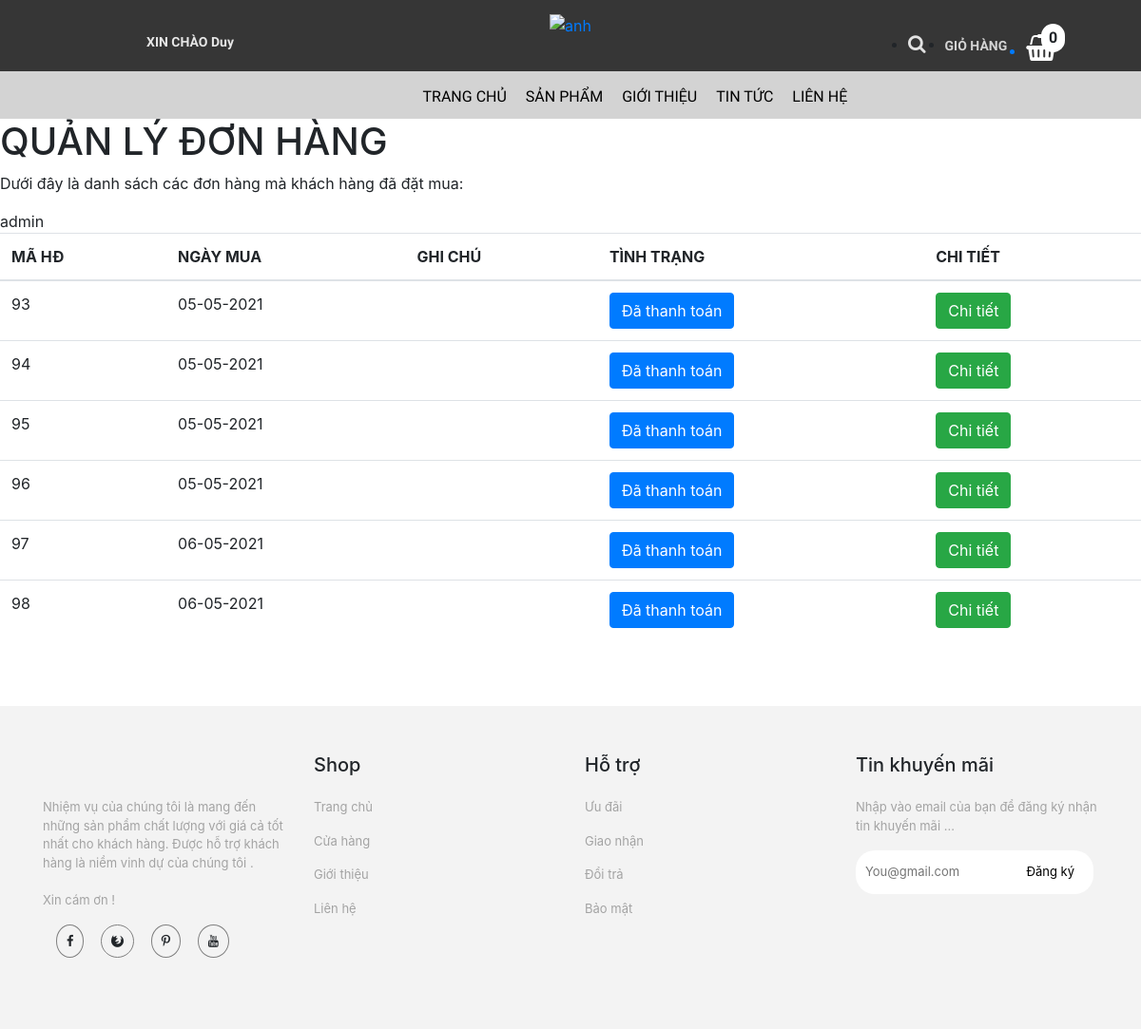
/trang-chinh/lichsu.php (signed in), run on an earlier commit of the app's database.
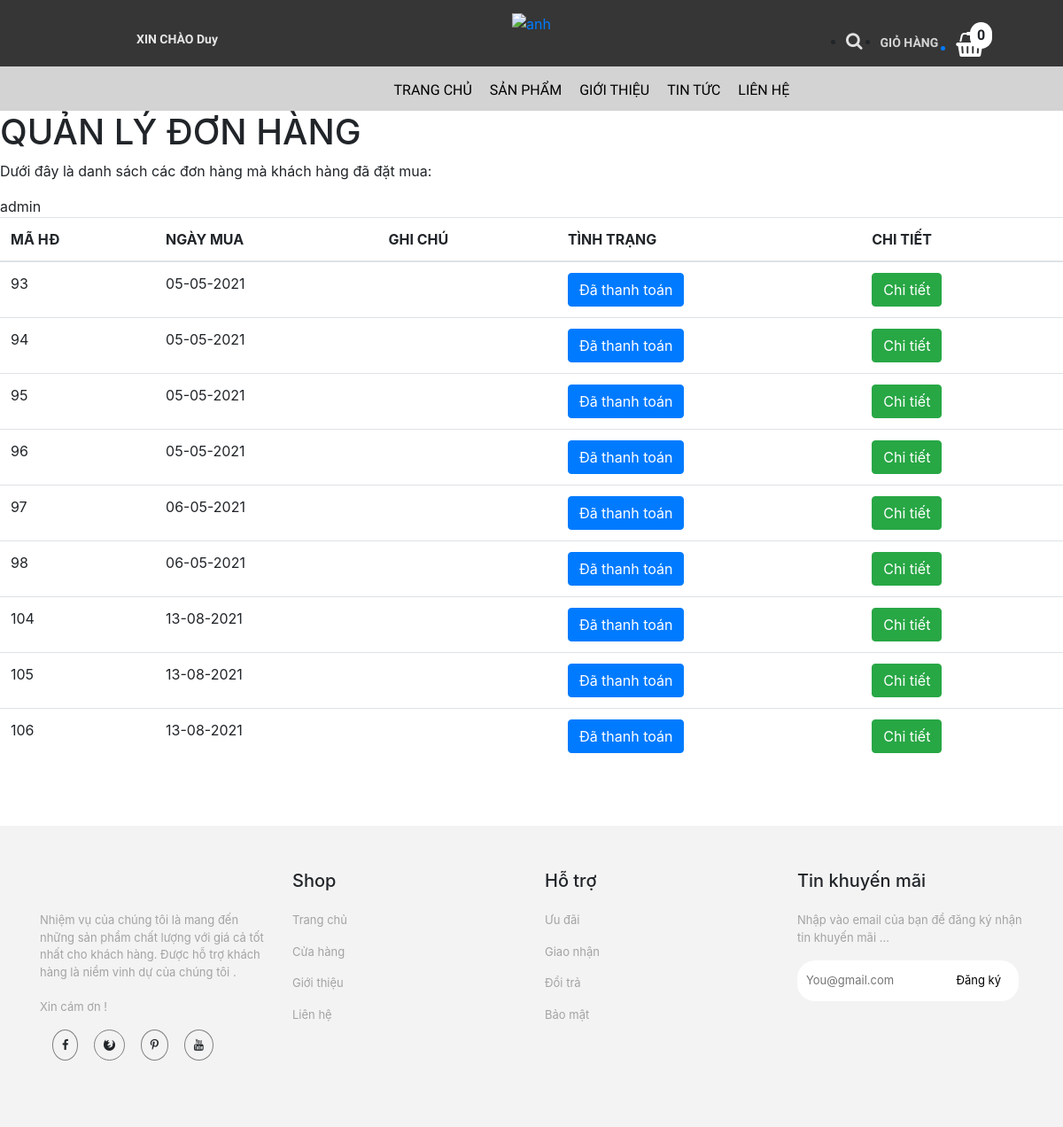
And on a later commit of the database.
### tables this page shows
CREATE TABLE `hoa_don` (
  `ma_hd` int(11) NOT NULL,
  `ngay_mua` varchar(20) NOT NULL,
  `ghi_chu` varchar(50) NOT NULL,
  `tinh_trang` varchar(20) NOT NULL DEFAULT '0',
  `ma_kh` varchar(50) NOT NULL
);

### trang-chinh/dao/pdo.php (called while the page is built, shortened)
<?php
    function pdo_get_connection(){
        $pdo = new PDO("mysql:host=localhost;dbname=bigshoes",'root','');
        $pdo->setAttribute(PDO::ATTR_ERRMODE, PDO::ERRMODE_EXCEPTION);
        return $pdo;
    }
    function pdo_query($sql){
        $sql_args = array_slice(func_get_args(),1);
        try{
            $conn = pdo_get_connection();
            $stmt = $conn ->prepare($sql);
            $stmt -> execute($sql_args);
            $rows = $stmt -> fetchAll();
            return $rows;
        }catch(PDOException $e){
            throw $e;
        }finally{
            unset($conn);
        }
    }
    ?>

### trang-chinh/dao/hoa-don.php (called while the page is built, shortened)
<?php
    require_once ('pdo.php');
    function hoa_don_select_by_makh($ma_kh){
        $sql = "SELECT * FROM hoa_don WHERE ma_kh=?";
        return pdo_query($sql,$ma_kh);
    }
?>

### trang-chinh/lichsu.php (the view, shortened to what the changed rows need)
<!DOCTYPE html>
<html lang="en">
<head>
    <link rel="stylesheet" href="https://maxcdn.bootstrapcdn.com/bootstrap/4.0.0/css/bootstrap.min.css">
    <link rel="stylesheet" href="../../bigshoes/css/lien-he/products.css">
    <link rel="stylesheet" href="../../bigshoes/css/chi-tiet-sp/products.css">
    <link rel="stylesheet" href="../../bigshoes/css/chi-tiet-sp/plugin/css/owl.carousel.min.css">
    <link rel="stylesheet" href="../../bigshoes/css/chi-tiet-sp/plugin/css/owl.theme.default.min.css">
    <link rel="stylesheet" href="https://cdnjs.cloudflare.com/ajax/libs/font-awesome/4.7.0/css/font-awesome.min.css">
</head>
<body>
        <div id="page-wrapper">
		  <div class="header">
                        <div class="page-header">
                            <h1>QUẢN LÝ ĐƠN HÀNG</h1>
                            <?php
                                require_once ('../trang-chinh/dao/hoa-don.php');
                                extract($_REQUEST);
                                $ma_kh= $_SESSION['user']['ma_kh'];
                                $items = hoa_don_select_by_makh($ma_kh);
                            ?>
                            <table class="table table-hover">
                                <thead>
                                  <tr>
                                    <th>MÃ HĐ</th>
                                    <th>NGÀY MUA</th>
                                    <th>GHI CHÚ</th>
                                    <th>TÌNH TRẠNG</th>
                                    <th>CHI TIẾT</th>
                                  </tr>
                                </thead>
                                <tbody>
                                <?php foreach($items as $item){
                                     extract($item);
                                    ?>
                                  <tr>
                                    <td><?=$ma_hd?></td>
                                    <td><?=$ngay_mua?></td>
                                    <td><?=$ghi_chu?></td>
                                    <td>
                                        <a href="chinhsuadon.php?ma_hd=<?=$ma_hd?>">
                                        <?php
                                            if($tinh_trang == 0){
                                                echo '<button class="btn btn-warning name="thanh_toan">';
                                                echo "Chưa thanh toán";
                                            }
                                            else if($tinh_trang == 1){
                                                echo '<button class="btn btn-primary name="thanh_toan">';
                                                echo "Đã thanh toán ";
                                            }
                                            else   {
                                                echo '<button class="btn btn-danger name ="thanh_toan">';
                                                echo "Hủy";
                                            }
                                        ?>
                                        </button></a>
                                    </td>
                                    <td><a href="lichsu-chitiet.php?ma_hd=<?=$ma_hd?>&ma_kh=<?=$ma_kh?>"><button class="btn btn-success">Chi tiết</button></a></td>
                                  </tr>
                                <?php } ?>
                                </tbody>
                              </table>
                        </div>
		</div>
            </div>
</body>
</html>

What changed in the data, as far as the page shows it:
added hoa_don: ma_hd "104", ngay_mua "13-08-2021", tinh_trang "Đã thanh toán"
added hoa_don: ma_hd "105", ngay_mua "13-08-2021", tinh_trang "Đã thanh toán"
added hoa_don: ma_hd "106", ngay_mua "13-08-2021", tinh_trang "Đã thanh toán"
